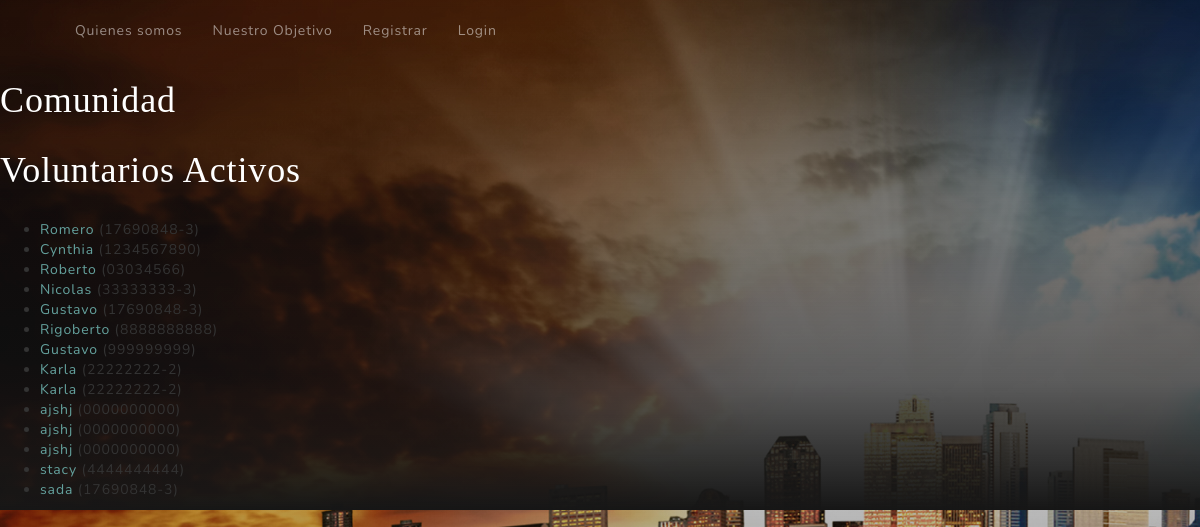
/comunidad/Listar/, run on an earlier commit of the app's database.
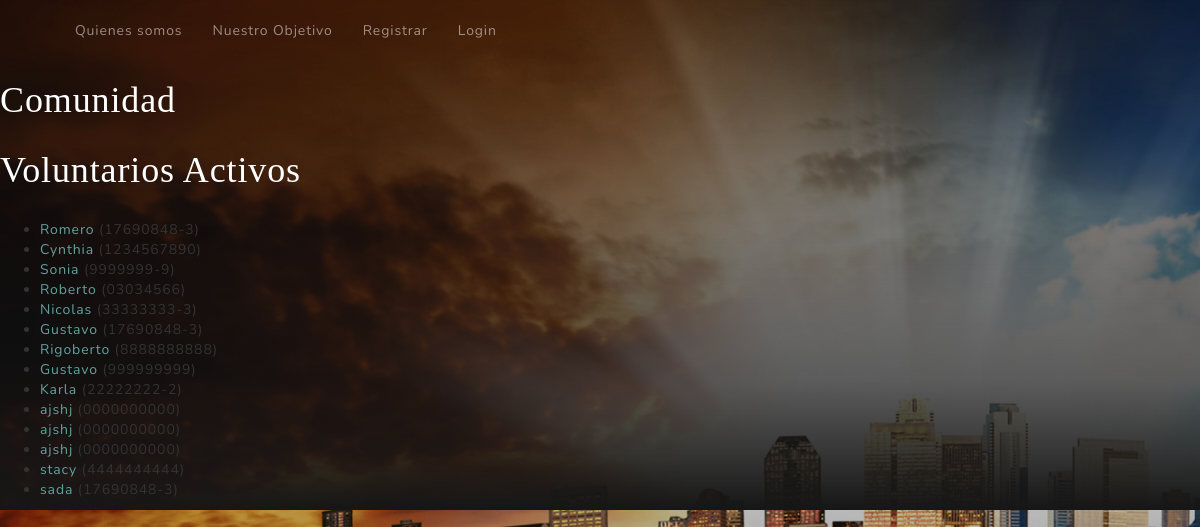
And on a later commit of the database.
### comunidad/models.py (models this page shows, shortened)
class Voluntario(models.Model):
    rut = models.CharField(max_length=10)
    nombre = models.CharField(max_length=100)
    apellido = models.CharField(max_length=100)
    email = models.EmailField(max_length=100)
    telefono = models.CharField(max_length=10)
    pais = models.CharField(max_length=30)
    class Meta:
        ordering = ['apellido']
    def get_absolute_url(self):
        return reverse('voluntario-detail', args=[str(self.id)])

### comunidad/views.py (the view)
# urls.py: path('Listar/',views.VoluntarioListView.as_view(),name='voluntarios'),
class VoluntarioListView(generic.ListView):
    model = Voluntario

### comunidad/templates/comunidad/voluntario_list.html
{% extends "base_generic.html" %}
{% block content %}
<h1 class="text-white mb-5">Comunidad</h1>
    <h1 class="text-white mb-5">Voluntarios Activos</h1>
    {% if voluntario_list %}
    <ul>
      {% for voluntario in voluntario_list %}
      <li>
        <a href="{{ voluntario.get_absolute_url }}">{{ voluntario.nombre }}</a> ({{voluntario.rut}})
      </li>
      {% endfor %}
    </ul>
    {% else %}
      <p>No exiten voluntarios en nuestra comunidad.</p>
    {% endif %}
{% endblock %}

### comunidad/templates/base_generic.html (shortened to what this page needs)
<!DOCTYPE html>
<html lang="en">
 {% load static %}
<head>
  <link href="{% static 'vendor/bootstrap/css/bootstrap.min.css' %}" rel="stylesheet">
  <link href="{% static 'vendor/fontawesome-free/css/all.min.css' %}" rel="stylesheet">
  <link rel="stylesheet" href="https://maxcdn.bootstrapcdn.com/bootstrap/3.4.0/css/bootstrap.min.css">
  <link rel="stylesheet" href="https://maxcdn.bootstrapcdn.com/bootstrap/3.4.0/css/bootstrap.min.css">
  <link href="{% static 'css/styles.css' %}" rel="stylesheet">
</head>
  <body id="page-top">
    <nav class="navbar navbar-expand-lg navbar-light fixed-top" id="mainNav">
      <div class="container">
        <div class="collapse navbar-collapse" id="navbarResponsive">
        {% block sidebar %}
            <ul class="navbar-nav ml-auto">
              {% if user.is_authenticated %}
                <li class="nav-item">
                  <a class="nav-link js-scroll-trigger" href="{% url 'index' %}">Quienes somos</a>
                </li>
                <li class="nav-item">
                  <a class="nav-link js-scroll-trigger" href="{% url 'nosotros' %}">Nuestro Objetivo</a>
                </li>
                {% if user.is_authenticated and user.is_staff %}
                  <li class="nav-item">
                    <a class="nav-link js-scroll-trigger" href="{% url 'voluntarios' %}">Administrar suscriptores</a>
                  </li>
                {% endif %}
                <li class="nav-item">
                  <a class="nav-link js-scroll-trigger" href="{% url 'logout' %}">cerrar sesion</a>
                </li>
             {% else %}
                <li class="nav-item">
                  <a class="nav-link js-scroll-trigger" href="{% url 'index' %}">Quienes somos</a>
                </li>
                <li class="nav-item">
                  <a class="nav-link js-scroll-trigger" href="{% url 'nosotros' %}">Nuestro Objetivo</a>
                </li>
                <li class="nav-item">
                  <a class="nav-link js-scroll-trigger" href="{% url 'registrar' %}">Registrar</a>
                </li>
                <li class="nav-item">
                  <a class="nav-link js-scroll-trigger" href="{% url 'Login' %}">Login</a>
                </li>
             {% endif %}
            </ul>
        {% endblock %}
        </div>
      </div>
    </nav>
  {% block content %}{% endblock %}
  </body>
</html>

### comunidad/static/css/styles.css (style rules this page uses)
#mainNav { min-height: 56px; background-color: #fff; }
body { background: -webkit-gradient(linear, left top, left bottom, from(rgba(22, 22, 22, 0.3)), color-stop(75%, rgba(22, 22, 22, 0.7)), to(#161616)), url("../images/planetadividido.jpg"); background: linear-gradient(to bottom, rgba(22, 22, 22, 0.3) 0%, rgba(22, 22, 22, 0.7) 75%, #161616 100%), url("../images/planetadividido.jpg"); }
@media (min-width: 992px) { #mainNav { padding-top: 0; padding-bottom: 0; border-bottom: none; background-color: transparent; } }
@media (min-width: 992px) { #mainNav .nav-link { -webkit-transition: none; transition: none; padding: 2rem 1.5rem; color: rgba(255, 255, 255, 0.5); } }
body { font-family: 'Nunito'; letter-spacing: 0.0625em; }
a { color: #64a19d; }
:root { --main-white-color: white; --main-black-color: black; }
h1 { font-family: Verdana; }

What changed in the data, as far as the page shows it:
removed Voluntario: nombre "Karla", rut "22222222-2"
added Voluntario: nombre "Sonia", rut "9999999-9"
